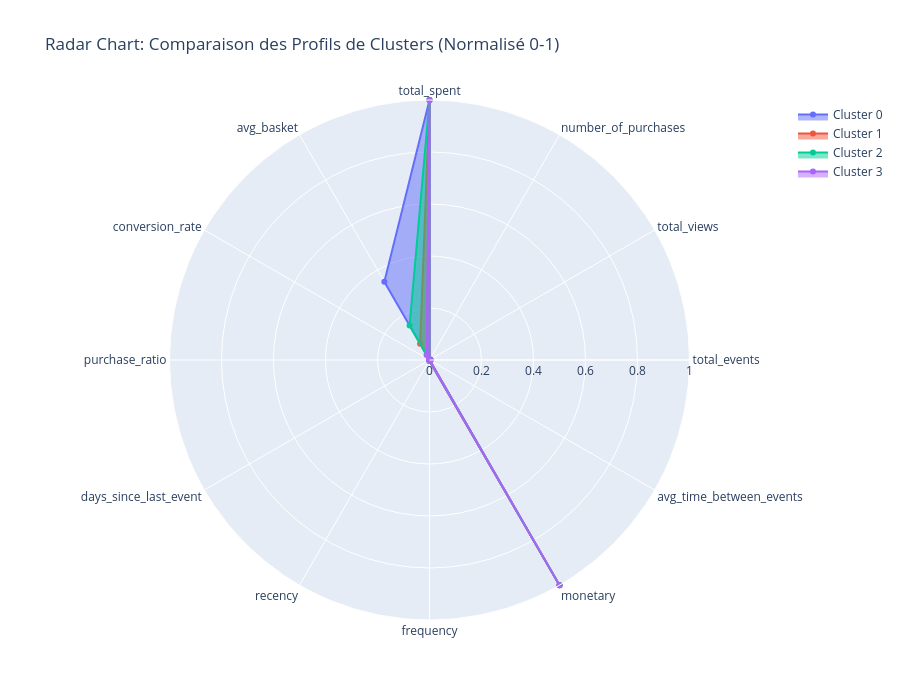

The notebook cell this image was saved under:
### Markdown cell above
## 14. Radar Chart: Comparaison des Profils de Clusters

Visualisation multi-dimensionnelle des profils de clusters pour comparer leurs caractéristiques.

### Code cell
# Normaliser les profils pour le radar chart (0-1)
from sklearn.preprocessing import MinMaxScaler

scaler_radar = MinMaxScaler()
cluster_profiles_normalized = pd.DataFrame(
    scaler_radar.fit_transform(cluster_profiles.T).T,
    columns=cluster_profiles.columns,
    index=cluster_profiles.index
)

# Créer le radar chart
fig = go.Figure()

for cluster_id in range(n_clusters):
    values = cluster_profiles_normalized.loc[cluster_id].tolist()
    values.append(values[0])  # Fermer le polygone
    
    features_labels = list(cluster_profiles_normalized.columns) + [list(cluster_profiles_normalized.columns)[0]]
    
    fig.add_trace(go.Scatterpolar(
        r=values,
        theta=features_labels,
        fill='toself',
        name=f'Cluster {cluster_id}'
    ))

fig.update_layout(
    polar=dict(
        radialaxis=dict(
            visible=True,
            range=[0, 1]
        )
    ),
    showlegend=True,
    title='Radar Chart: Comparaison des Profils de Clusters (Normalisé 0-1)',
    width=900,
    height=700
)

fig.show()

print("\n📊 Lecture du Radar Chart:")
print("  • Plus le polygone est étiré vers l'extérieur = valeur élevée pour cette feature")
print("  • Forme du polygone = 'signature' unique du cluster")
print("  • Permet de comparer visuellement les profils comportementaux")

### Figure 1 — Plotly figure (JSON) as saved in the notebook; plotly's stock layout.template omitted (floating-point values rounded to 4 significant figures)
{"data": [{"fill": "toself", "name": "Cluster 0", "r": [0.003715, 0.003685, 5.517e-06, 1, 0.3474, 7.181e-07, 5.954e-07, 0, 0, 0.003715, 1, 0, 0.003715], "theta": ["total_events", "total_views", "number_of_purchases", "total_spent", "avg_basket", "conversion_rate", "purchase_ratio", "days_since_last_event", "recency", "frequency", "monetary", "avg_time_between_events", "total_events"], "type": "scatterpolar"}, {"fill": "toself", "name": "Cluster 1", "r": [0.00354, 0.003498, 1.61e-05, 1.0, 0.07205, 1.143e-06, 9.645e-07, 0, 0, 0.00354, 1.0, 0, 0.00354], "theta": ["total_events", "total_views", "number_of_purchases", "total_spent", "avg_basket", "conversion_rate", "purchase_ratio", "days_since_last_event", "recency", "frequency", "monetary", "avg_time_between_events", "total_events"], "type": "scatterpolar"}, {"fill": "toself", "name": "Cluster 2", "r": [0.002886, 0.001941, 0.0006439, 1, 0.1531, 0.0002035, 0.0001189, 0, 0, 0.002886, 1, 0, 0.002886], "theta": ["total_events", "total_views", "number_of_purchases", "total_spent", "avg_basket", "conversion_rate", "purchase_ratio", "days_since_last_event", "recency", "frequency", "monetary", "avg_time_between_events", "total_events"], "type": "scatterpolar"}, {"fill": "toself", "name": "Cluster 3", "r": [0.003283, 0.003247, 1.446e-05, 1, 0.02273, 3.557e-07, 3.04e-07, 0, 0, 0.003283, 1, 0, 0.003283], "theta": ["total_events", "total_views", "number_of_purchases", "total_spent", "avg_basket", "conversion_rate", "purchase_ratio", "days_since_last_event", "recency", "frequency", "monetary", "avg_time_between_events", "total_events"], "type": "scatterpolar"}], "layout": {"height": 700, "polar": {"radialaxis": {"range": [0, 1], "visible": true}}, "showlegend": true, "title": {"text": "Radar Chart: Comparaison des Profils de Clusters (Normalisé 0-1)"}, "width": 900}}
